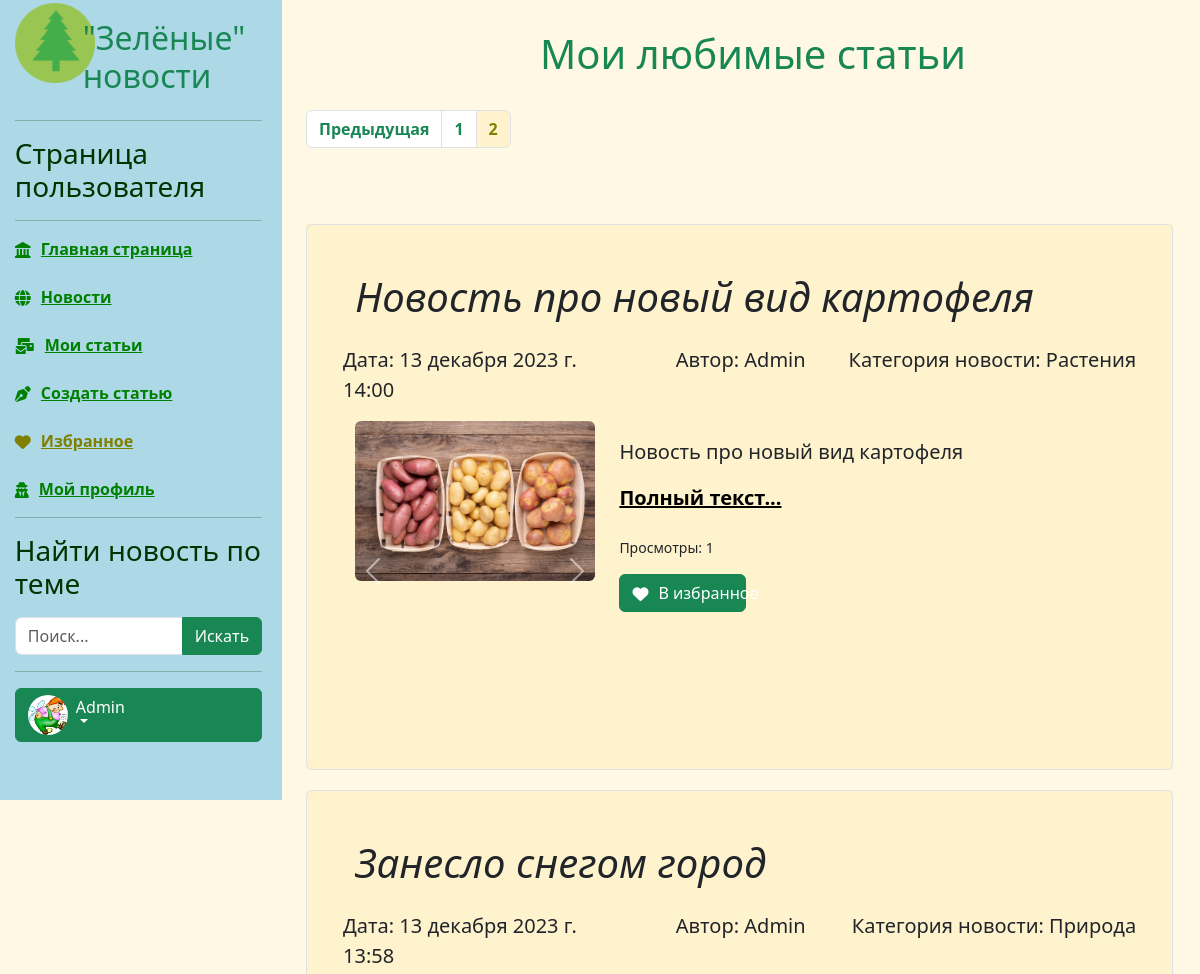
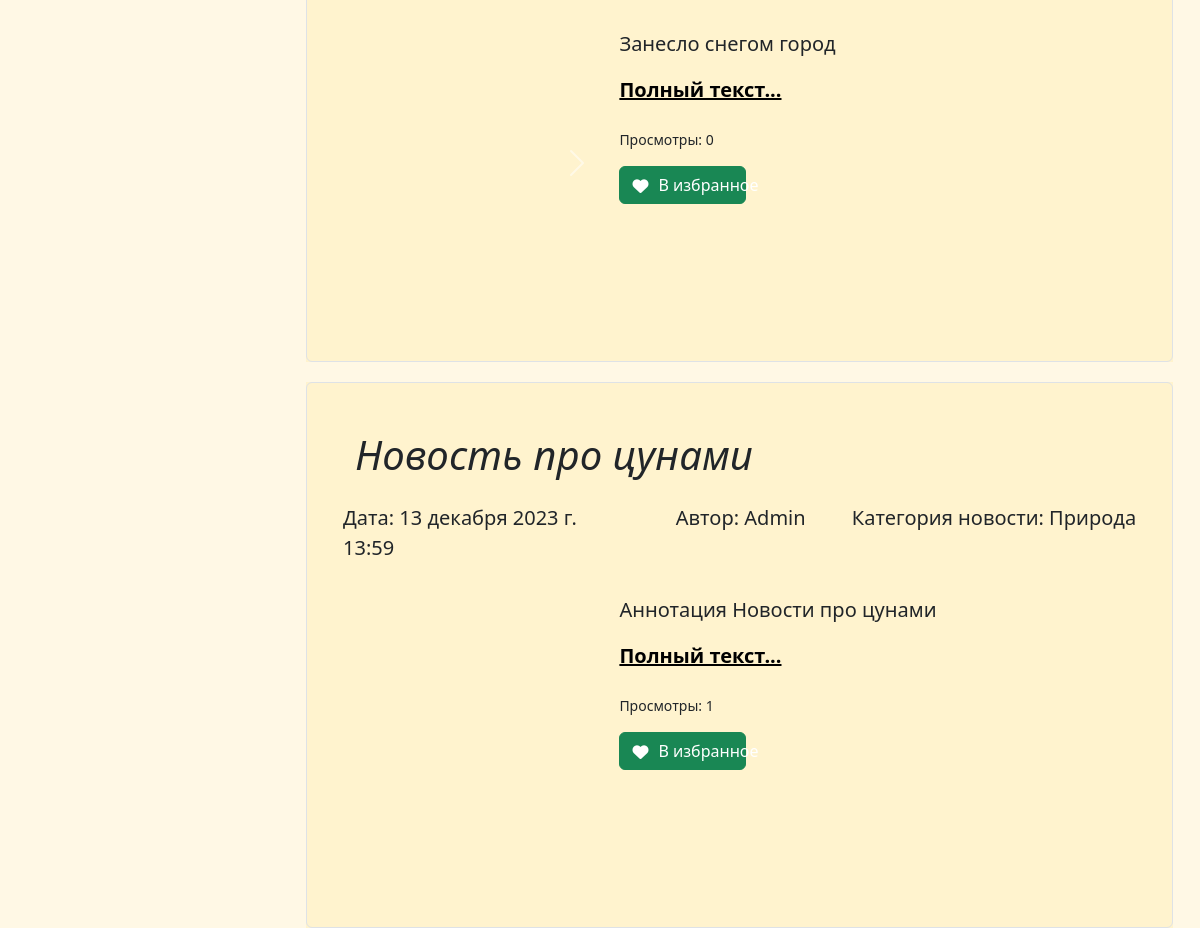
Page /users/favarticles?page=2 (signed in) on the committed database (2 pictures, top to bottom).
### users/models.py (models this page shows, shortened)
class Account(models.Model):
    gender_choices = (('M', 'Male'),
                      ('F', 'Female'),
                      ('N/A', 'Not answered'))
    user = models.OneToOneField(User, on_delete=models.CASCADE,
                                primary_key=True)
    nickname = models.CharField(max_length=100)
    firstname = models.CharField(max_length=100, null=True)
    lastname = models.CharField(max_length=100, null=True)
    birthdate = models.DateField(null=True)
    gender = models.CharField(choices=gender_choices, max_length=20)
    account_image = models.ImageField(default='default.jpg',
                                      upload_to='account_images')
    address = models.CharField(max_length=100, null=True)
    vk = models.CharField(max_length=100, null=True)
    telegram = models.CharField(max_length=100, null=True)
    phone = models.CharField(max_length=20, null=True)
    class Meta:
        ordering = ['user']
        verbose_name ='Автор'
        verbose_name_plural ='Авторы'

class FavoriteArticle(models.Model):
    user = models.ForeignKey(User,on_delete=models.SET_NULL,null=True)
    article = models.ForeignKey(Article,on_delete=models.SET_NULL,null=True)
    create_at=models.DateTimeField(auto_now_add=True)

### news/models.py (models this page shows, shortened)
class Article(models.Model):
    categories = (('A', 'Животные'),
                  ('P', 'Растения'),
                  ('M', 'Микромир'),
                  ('W', 'Вода'),
                  ('N', 'Природа'))
    author = models.ForeignKey(User, on_delete=models.SET_NULL, null=True)
    title = models.CharField('Название', max_length=50, default='') #указывать длину обязательно#
    anouncement = models.TextField('Аннотация', max_length=250) #можно не указывать длину#
    text = models.TextField('Текст новости')
    date = models.DateTimeField('Дата публикации', auto_now=True) # auto_now=True - автоизменение новости auto_create=True - автосоздание новости#
    category = models.CharField(choices=categories, max_length=20, verbose_name='Категории')
    tags = models.ManyToManyField( to=Tag, blank=True, verbose_name='Теги')
    status = models.BooleanField(default=True)
    objects = models.Manager()
    published = PublishedToday()
    def get_views(self):
        return self.views.count()
    class Meta:
        ordering = ['title','date']
        verbose_name= 'Новость'
        verbose_name_plural='Новости'
    def get_absolute_url(self):
        return f'/news/{self.id}' # еще допускается ключ pk#
    class Meta:
        ordering = ['date','title']
        verbose_name ='Новость'
        verbose_name_plural ='Новости'

class Image(models.Model):
    article = models.ForeignKey(Article, on_delete=models.CASCADE)
    title = models.CharField(max_length=50, blank=True)
    image = models.ImageField(default='default1.jpg', null=True, upload_to='images/') #лучше добавить поле default !!!
    class Meta:
        ordering = ['title']
        verbose_name = 'Картинка'
        verbose_name_plural = 'Картинки'

### users/views.py (the view)
# urls.py: path('favarticles', views.favorites_articles, name='favorites_articles'),
def favorites_articles(request):
    bookmark = FavoriteArticle.objects.filter(user=request.user)
    total = len(bookmark)
    p = Paginator(bookmark,4)
    page_number = request.GET.get('page')
    page_obj = p.get_page(page_number)
    context = {'articles': page_obj, 'total':total,}
    return render(request, 'users/favorites_articles.html', context)

### users/templatetags/users_extras.py (called while the page is built)
@register.filter(name="has_group")
def has_group(user,group_name):
    return user.groups.filter(name=group_name).exists()

### users/templates/users/favorites_articles.html (shortened to what this page needs)
{% extends 'main/base.html' %}
{% load static %}
{% load bootstrap5 %}
{% block sidebar %} {% include 'users/user_panel.html' %} {% endblock %}
{% block content %}
<div class="row">
    <div class="text-center" style="margin-top:30px;">
        <h1 class="text-success">Мои любимые статьи</h1><br/>
    </div>
    <div class="content_center">
        {% if articles|length != 0 %}
        {% if total > 4 %}
        <div class="row fw-bold ">
            <nav aria-label="Page navigation example">
                <ul class="pagination">
                    {% if articles.has_previous %}
                        <li class="page-item"><a class="page-link text-success" href="?page={{ articles.previous_page_number }}">Предыдущая</a></li>
                    {% endif %}
                    {% for p in articles.paginator.page_range %}
                        {% if articles.number == p %}
                            <li class="page-item"><p class="page-link bg-warning bg-opacity-10 " style="color:olive"> {{ p }}</p></li> {% else %}
                            <li class="page-item"><a class="page-link text-success " href="?page={{ p }}"> {{ p }}</a></li>
                        {% endif %}
                    {% endfor %}
                </ul>
            </nav>
        </div>
        {% endif %}
        <br/>
        {% for article in articles %}
        <div class="single_news bg-warning bg-opacity-10">
            <div class="p-4 p-md-5 border rounded">
                <h1 class="display-6 fst-italic"> {{ article.article.title }}</h1>
                <div class="row">
                    <div class="col-md-4 lead px-0 my-3">Дата: {{ article.article.date }}</div>
                    <div class="col-md-3 lead px-0 my-3 text-end">Автор: {{ article.article.author }}</div>
                    <div class="col-md-5 lead px-0 my-3 text-end">Категория новости: {{ article.article.get_category_display }}
                    </div>
                </div>
                <div class="row">
                    <div class="col-4 ">
                        {% if article.article.image_set.all %}
                        <div id="carouselControls" class="carousel slide" data-ride="carousel">
                            <div class="carousel-inner" role="listbox"
                                 style=" width:auto; height: 300px !important;">
                                {% for image in article.article.image_set.all %}
                                <div class="carousel-item {% if forloop.counter == 1 %} active {% endif %}">
                                    <img class="d-block img-responsive img-fluid rounded" src="{{ image.image.url }}"
                                    >
                                </div>
                                {% endfor %}
                            </div>
                            <a class="carousel-control-prev" href="#carouselControls" role="button"
                               data-slide="prev">
                                <span class="carousel-control-prev-icon" aria-hidden="true"></span>
                            </a>
                            <a class="carousel-control-next" href="#carouselControls" role="button"
                               data-slide="next">
                                <span class="carousel-control-next-icon" aria-hidden="true"></span>
                            </a>
                        </div>
                        {% endif%}
                    </div>
                    <div class="col-8 ">
                        <p class="lead my-3">{{ article.article.anouncement }}</p>
                        <p class="lead mb-0"><a href="{{ article.article.get_absolute_url }}" class="text-black fw-bold">Полный
                            текст...</a></p>
                        <br/>
                        <p><small>Просмотры: {{ article.article.get_views }}</small></p>
                        <a class="btn btn-success text-start col-3" href="{% url 'favorites' article.pk %}">
                            <i class="fa-solid fa-heart menu-icon"></i>
                            <div class="d-none d-lg-block"> В избранное</div>
                        </a>
                    </div>
                </div>
            </div>
        </div>
        {% endfor %}
        {% endif %}
    </div>
{% endblock %}

### users/templates/users/user_panel.html (shortened to what this page needs)
{% load static %}
{% load bootstrap5 %}
{% bootstrap_css %}
{% load users_extras %}
<link rel="stylesheet" href="{% static 'main/css/style.css' %}">
<aside>
    <div class="container-fluid">
                <div class="row">
                    <div class="col-2 col-sm-2 col-md-3 col-ld-3">
                        <img src="{% static 'main/img/icon1.png' %}" alt="Иконка" style="widht:auto; height:80px">
                    </div>
                    <div class="col-10 col-sm-10 col-md-9 col-ld-9">
                        <h2 class="text-success mt-3 d-none d-xl-block responsive-title">"Зелёные" новости</h2>
                    </div>
                </div>
                <hr>
                <div>
                    <h3> Страница пользователя</h3>
                </div>
                <hr>
                <ul class="nav nav-pills flex-column mb-auto" >
                    <li class="nav-item fw-bold ">
                        <a href="{% url 'home' %}" {% if request.resolver_match.view_name == "home" %} class="link-active" aria-current="page" {% endif %}>
                        <i class="fa-solid fa-landmark menu-icon"></i>
                        <div class="d-none d-lg-block">Главная страница</div>
                        </a>
                    </li>
                    <br/>
                    <li class="nav-item fw-bold">
                        <a href="{% url 'news_index' %}" {% if request.resolver_match.view_name == "news_index" %} class="link-active" aria-current="page" {% endif %}>
                            <i class="fa-solid fa-globe menu-icon"></i>
                            <div class="d-none d-lg-block"> Новости </div>
                        </a>
                    </li>
                    <br/>
                    {% if request.user|has_group:"Author" %}
                    <li class="nav-item fw-bold">
                        <a href="{% url 'my_articles' %}" {% if request.resolver_match.view_name == "my_articles" %} class="link-active" aria-current="page" {% endif %}>
                            <i class="fa-solid fa-envelopes-bulk menu-icon"></i>
                            <div class="d-none d-lg-block"> Мои статьи</div>
                        </a>
                    </li>
                    <br/>
                    <li class="nav-item fw-bold">
                        <a href="{% url 'create_article' %}" {% if request.resolver_match.view_name == "create" %} class="link-active" aria-current="page" {% endif %}>
                            <i class="fa-solid fa-pen-nib menu-icon"></i>
                            <div class="d-none d-lg-block"> Создать статью</div>
                        </a>
                    </li>
                    <br/>
                    {% endif %}
                     <li class="nav-item fw-bold">
                        <a href="{% url 'favorites_articles' %}" {% if request.resolver_match.view_name == "favorites_articles" %} class="link-active" aria-current="page" {% endif %}>
                            <i class="fa-solid fa-heart menu-icon"></i>
                            <div class="d-none d-lg-block"> Избранное </div>
                        </a>
                    </li>
                    <br/>
                    <li class="nav-item fw-bold">
                        <a href="{% url 'profile' %}" {% if request.resolver_match.view_name == "profile" %} class="link-active" aria-current="page" {% endif %}>
                            <i class="fa-solid fa-user-secret menu-icon"></i>
                            <div class="d-none d-lg-block"> Мой профиль </div>
                        </a>
                    </li>
                </ul>
                <hr>
                <div>
                    <h3 class="d-none d-xl-block"> Найти новость по теме</h3>
                </div>
                <div class="input-group col-md-6 col-12 mx-md-auto mx-3 mt-3 mb-1 text-start">
                        <input type="text" class="form-control" placeholder="Поиск..." aria-label="Поиск..." aria-describedby="button-search">
                        <button class="btn btn-success" type="button" id="button-search">Искать</button>
                </div>
                <hr>
             {% if request.user.id %}
                 <div class="dropdown " >
                    <button class="btn btn-success text-start col-12 dropdown-toggle dropdown-menu-right" type="button" id="dropdownMenuButton1"
                            data-bs-toggle="dropdown" aria-expanded="false">
                        <img src="{{ request.user.account.account_image.url }}" alt="" width="40" height="40" class="rounded-circle me-2 menu-icon" style="padding: 0 0 0 0">
                        <div class="d-none d-lg-block responsive-title "> {{ request.user.username }}</div>
                    </button>
                </div>
               {% endif %}
    </div>
</aside>

### main/static/main/css/style.css (style rules this page uses)
body { background-color: #FFFFFF; }
aside { float: left; background: #add8e6; width: 100%; padding: 1%; height: 100vh; color: 003300; border-right: 5px solid #add8e6; }
a { text-decoration:underline; color:green; }
body .single_news { margin-top:20px; float: left; width: 97%; }
@media (max-width: 1679.98px) { .responsive-title { white-space: normal; } }
.link-active { color:olive; }
.d-lg-block { white-space: nowrap; }
.menu-icon { float: inline-start; padding: 5px 10px 0 0; }

### rows in the picture
FavoriteArticle: article "Новость про новый вид картофеля", article "13 декабря 2023 г. 14:00", article.author "Admin", article.category "Растения", article.anouncement "Новость про новый вид картофеля", article.get_views "1"
Image: image (picture)
FavoriteArticle: article "Занесло снегом город", article "13 декабря 2023 г. 13:58", article.author "Admin", article.category "Природа", article.anouncement "Занесло снегом город", article.get_views "0"
Image: image (picture)
FavoriteArticle: article "Новость про цунами", article "13 декабря 2023 г. 13:59", article.author "Admin", article.category "Природа", article.anouncement "Аннотация Новости про цунами", article.get_views "1"
Image: image (picture)

### other values in the picture
{{ request.user.username }} "Admin"
{{ p }} "1"
{{ p }} "2"
